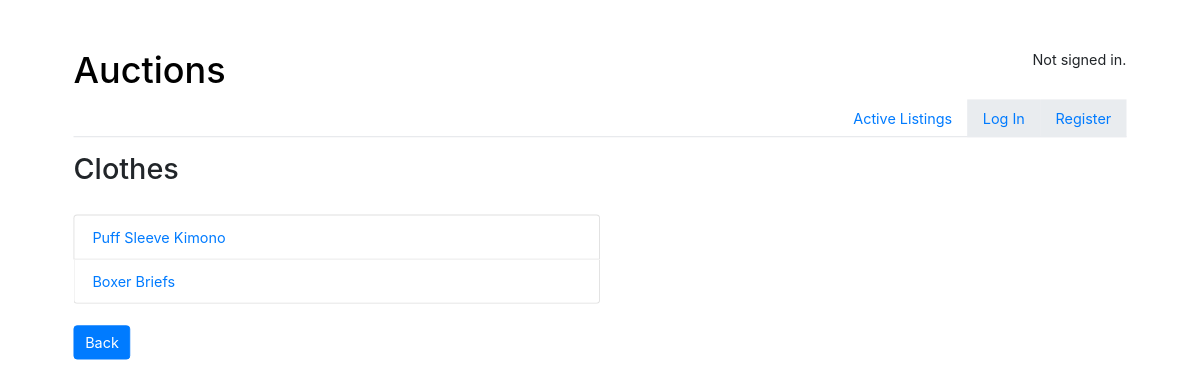
Screenshot of /category_listings/1 with the database file from the repository.
### auctions/models.py (models this page shows, shortened)
class Category(models.Model):
    category_name = models.CharField(max_length=64)
    def __str__(self):
        return f"{self.category_name}"

class Listing(models.Model):
    title = models.CharField(max_length=64)
    description = models.TextField(max_length=500)
    starting_bid = models.DecimalField(max_digits=10, decimal_places=2)
    image = models.URLField(null=True ,blank=True)
    category = models.ForeignKey(Category, on_delete=models.CASCADE, null=True)
    active = models.BooleanField(default=True)
    user = models.ForeignKey(User, on_delete=models.CASCADE, related_name="user")
    winner = models.ForeignKey(User, on_delete=models.CASCADE, related_name="winner", blank=True, null=True)

### auctions/views.py (the view)
# urls.py: path("category_listings/<int:category_id>", views.category_listings, name="category_listings"),
def category_listings(request, category_id):
    category = Category.objects.get(pk=category_id)
    listings = Listing.objects.filter(category=category, active=True)
    return render(request, "auctions/category_listings.html", {
        "listings": listings,
        "category": category
    })

### auctions/templates/auctions/category_listings.html (shortened to what this page needs)
{% extends "auctions/layout.html" %}
{% block body %}
    <h2>{{category}}</h2>
    <br>
    <ul class="list-group" style="width: 50%">
        {% for listing in listings %}
            <li class="list-group-item">
                <a href="{% url 'listing' listing.id %}">{{ listing.title }}</a>
            </li>
        {% endfor %}
    </ul>
    <br>
    <a href="{% url 'categories' %}" class="btn btn-primary">Back</a>
{% endblock %}

### auctions/static/auctions/styles.css (style rules this page uses)
body { padding: 10px; margin: 20px; overflow-x: hidden; transform: scale(1.5); }

### rows the page displays
Category: category_name "Clothes"
Listing: title "Puff Sleeve Kimono"
Listing: title "Boxer Briefs"
